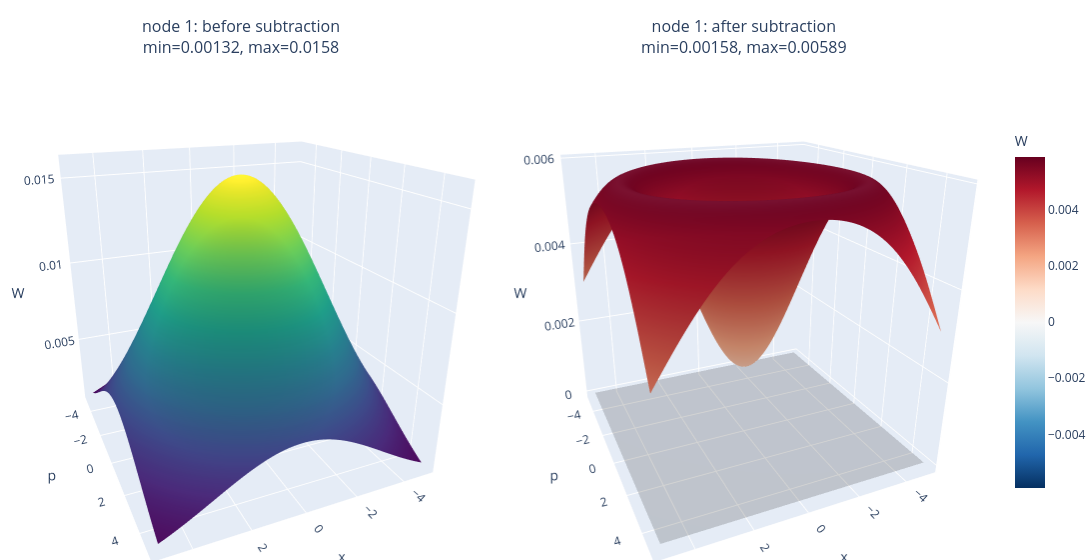
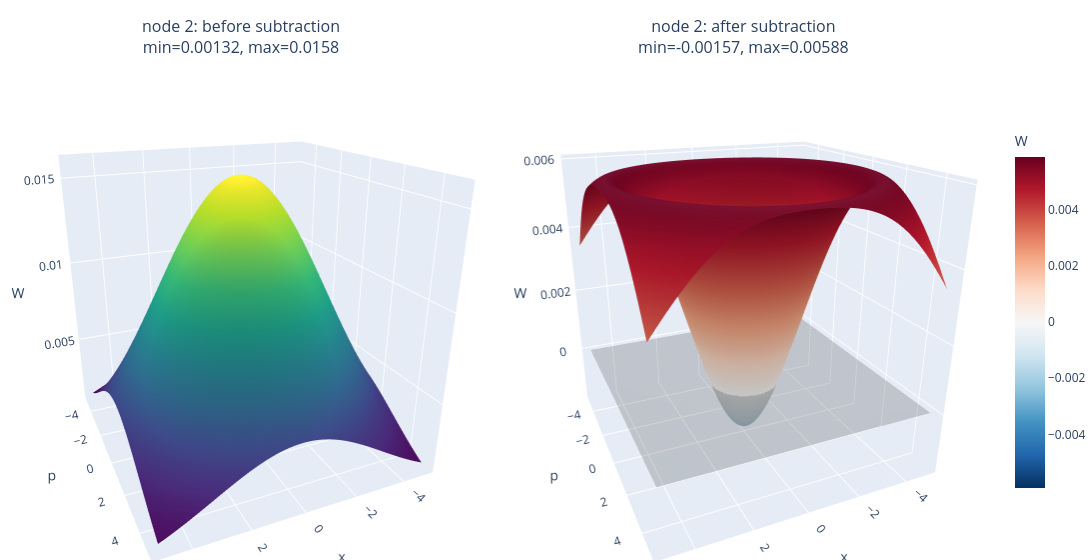

Here is the notebook cell these charts were saved with, in order:
### Code cell
# plot the 3d single wigner function at each node
# Run the static version for lighter output. Turn on interactive only when you want mouse rotation.

nodes_to_plot = range(1, m + 1)
plot_static = True
plot_interactive = True

for node in nodes_to_plot:
    if plot_static:
        plot_node_wigner_3d_static(V, A_minus, node=node, m=m, xlim=5, n=100)

    if plot_interactive:
        plot_node_wigner_3d_interactive(V, A_minus, node=node, m=m, xlim=5, n=100)

### Figure 1 — Plotly figure (JSON) as saved in the notebook; plotly's stock layout.template omitted (floating-point values rounded to 4 significant figures; data arrays with more than 128 entries replaced by an {"elided": "..."} marker saying what was removed)
{"data": [{"colorscale": [[0, "#440154"], [0.1111, "#482878"], [0.2222, "#3e4989"], [0.3333, "#31688e"], [0.4444, "#26828e"], [0.5556, "#1f9e89"], [0.6667, "#35b779"], [0.7778, "#6ece58"], [0.8889, "#b5de2b"], [1, "#fde725"]], "scene": "scene", "showscale": false, "type": "surface", "x": {"elided": "100x100 float values"}, "y": {"elided": "100x100 float values"}, "z": {"elided": "100x100 float values"}}, {"cmax": 0.00589, "cmin": -0.00589, "colorbar": {"len": 0.75, "title": {"text": "W"}, "x": 1.02}, "colorscale": [[0, "rgb(5,48,97)"], [0.1, "rgb(33,102,172)"], [0.2, "rgb(67,147,195)"], [0.3, "rgb(146,197,222)"], [0.4, "rgb(209,229,240)"], [0.5, "rgb(247,247,247)"], [0.6, "rgb(253,219,199)"], [0.7, "rgb(244,165,130)"], [0.8, "rgb(214,96,77)"], [0.9, "rgb(178,24,43)"], [1, "rgb(103,0,31)"]], "scene": "scene2", "showscale": true, "type": "surface", "x": {"elided": "100x100 float values"}, "y": {"elided": "100x100 float values"}, "z": {"elided": "100x100 float values"}}, {"colorscale": [[0, "black"], [1, "black"]], "hoverinfo": "skip", "opacity": 0.18, "scene": "scene2", "showscale": false, "surfacecolor": {"elided": "100x100 float values"}, "type": "surface", "x": {"elided": "100x100 float values"}, "y": {"elided": "100x100 float values"}, "z": {"elided": "100x100 float values"}}], "layout": {"annotations": [{"font": {"size": 16}, "showarrow": false, "text": "node 1: before subtraction<br>min=0.00132, max=0.0158", "x": 0.245, "xanchor": "center", "xref": "paper", "y": 1, "yanchor": "bottom", "yref": "paper"}, {"font": {"size": 16}, "showarrow": false, "text": "node 1: after subtraction<br>min=0.00158, max=0.00589", "x": 0.755, "xanchor": "center", "xref": "paper", "y": 1, "yanchor": "bottom", "yref": "paper"}], "height": 560, "margin": {"b": 0, "l": 0, "r": 0, "t": 60}, "scene": {"aspectmode": "cube", "camera": {"eye": {"x": 0.8, "y": 1.8, "z": 0.8}}, "domain": {"x": [0, 0.49], "y": [0, 1]}, "xaxis": {"title": {"text": "x"}}, "yaxis": {"title": {"text": "p"}}, "zaxis": {"title": {"text": "W"}}}, "scene2": {"aspectmode": "cube", "camera": {"eye": {"x": 0.8, "y": 1.8, "z": 0.8}}, "domain": {"x": [0.51, 1], "y": [0, 1]}, "xaxis": {"title": {"text": "x"}}, "yaxis": {"title": {"text": "p"}}, "zaxis": {"title": {"text": "W"}}}, "width": 1150}}

### Figure 2 — Plotly figure (JSON) as saved in the notebook; plotly's stock layout.template omitted (floating-point values rounded to 4 significant figures; data arrays with more than 128 entries replaced by an {"elided": "..."} marker saying what was removed)
{"data": [{"colorscale": [[0, "#440154"], [0.1111, "#482878"], [0.2222, "#3e4989"], [0.3333, "#31688e"], [0.4444, "#26828e"], [0.5556, "#1f9e89"], [0.6667, "#35b779"], [0.7778, "#6ece58"], [0.8889, "#b5de2b"], [1, "#fde725"]], "scene": "scene", "showscale": false, "type": "surface", "x": {"elided": "100x100 float values"}, "y": {"elided": "100x100 float values"}, "z": {"elided": "100x100 float values"}}, {"cmax": 0.005883, "cmin": -0.005883, "colorbar": {"len": 0.75, "title": {"text": "W"}, "x": 1.02}, "colorscale": [[0, "rgb(5,48,97)"], [0.1, "rgb(33,102,172)"], [0.2, "rgb(67,147,195)"], [0.3, "rgb(146,197,222)"], [0.4, "rgb(209,229,240)"], [0.5, "rgb(247,247,247)"], [0.6, "rgb(253,219,199)"], [0.7, "rgb(244,165,130)"], [0.8, "rgb(214,96,77)"], [0.9, "rgb(178,24,43)"], [1, "rgb(103,0,31)"]], "scene": "scene2", "showscale": true, "type": "surface", "x": {"elided": "100x100 float values"}, "y": {"elided": "100x100 float values"}, "z": {"elided": "100x100 float values"}}, {"colorscale": [[0, "black"], [1, "black"]], "hoverinfo": "skip", "opacity": 0.18, "scene": "scene2", "showscale": false, "surfacecolor": {"elided": "100x100 float values"}, "type": "surface", "x": {"elided": "100x100 float values"}, "y": {"elided": "100x100 float values"}, "z": {"elided": "100x100 float values"}}], "layout": {"annotations": [{"font": {"size": 16}, "showarrow": false, "text": "node 2: before subtraction<br>min=0.00132, max=0.0158", "x": 0.245, "xanchor": "center", "xref": "paper", "y": 1, "yanchor": "bottom", "yref": "paper"}, {"font": {"size": 16}, "showarrow": false, "text": "node 2: after subtraction<br>min=-0.00157, max=0.00588", "x": 0.755, "xanchor": "center", "xref": "paper", "y": 1, "yanchor": "bottom", "yref": "paper"}], "height": 560, "margin": {"b": 0, "l": 0, "r": 0, "t": 60}, "scene": {"aspectmode": "cube", "camera": {"eye": {"x": 0.8, "y": 1.8, "z": 0.8}}, "domain": {"x": [0, 0.49], "y": [0, 1]}, "xaxis": {"title": {"text": "x"}}, "yaxis": {"title": {"text": "p"}}, "zaxis": {"title": {"text": "W"}}}, "scene2": {"aspectmode": "cube", "camera": {"eye": {"x": 0.8, "y": 1.8, "z": 0.8}}, "domain": {"x": [0.51, 1], "y": [0, 1]}, "xaxis": {"title": {"text": "x"}}, "yaxis": {"title": {"text": "p"}}, "zaxis": {"title": {"text": "W"}}}, "width": 1150}}
